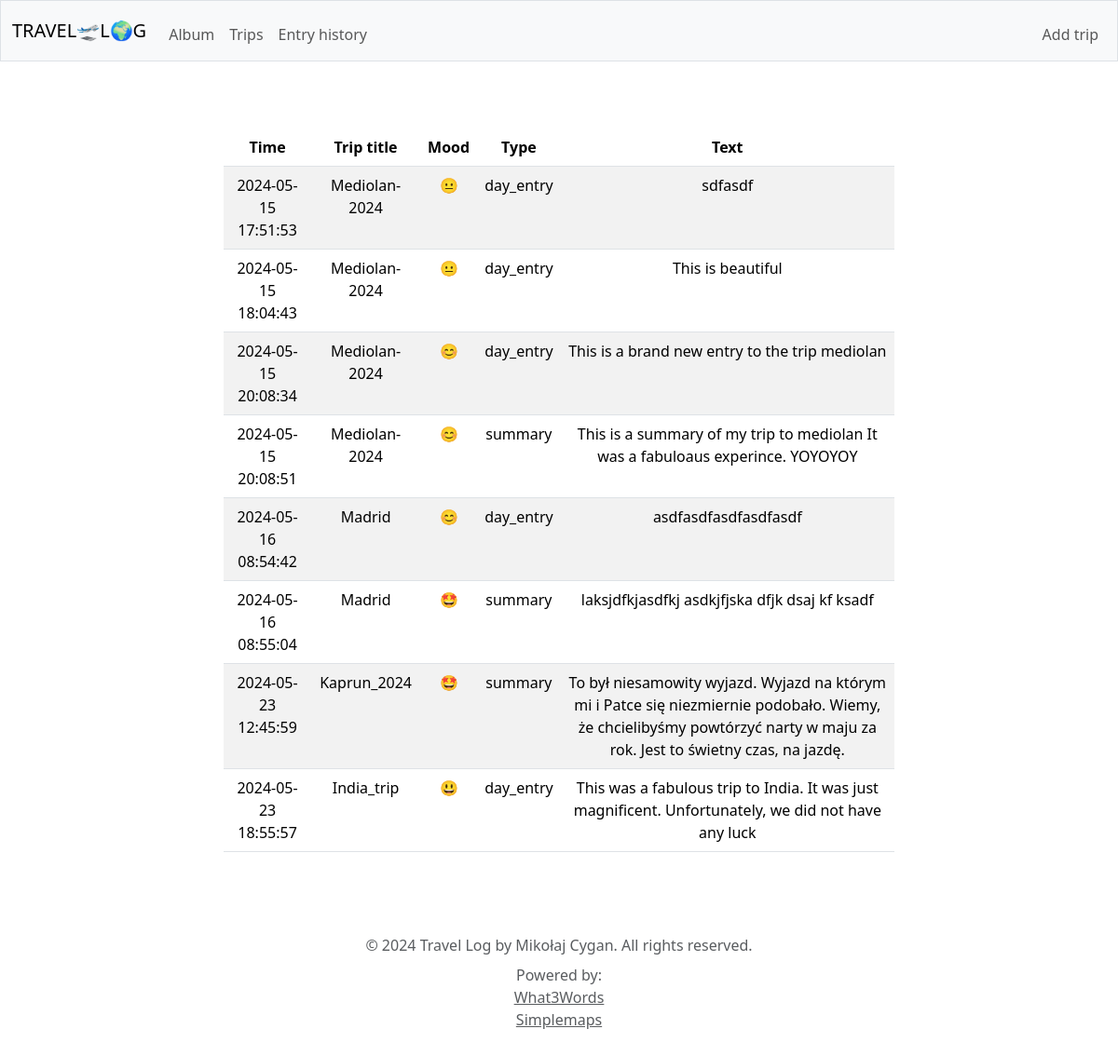
The app's page /history with its own data.
### tables this page shows
CREATE TABLE entries (id INTEGER PRIMARY KEY, trip_id INTEGER, datetime DATETIME, type TEXT, mood INTEGER, text TEXT, last_edit DATETIME);

CREATE TABLE "trips" (
id INTEGER PRIMARY KEY,
start_date DATE,
end_date DATE,
country TEXT,
city TEXT,
transportation_mode TEXT,
transportation_cost INTEGER,
accomodation_type TEXT,
accomodation_cost INTEGER,
title TEXT
);

### app.py (the view)
@app.route("/history")
def history():
    entries = db.execute("SELECT * FROM entries LEFT JOIN trips ON entries.trip_id = trips.id")
    return render_template("history.html", entries=entries, emojis=emojis)

### templates/history.html (shortened to what this page needs)
{% extends "layout.html" %}
{% block main %}
<div class="container my-4">
    <div class="row justify-content-center">
        <div class="col-md-8">
            <table class="table table-striped">
                <thead class="thead-dark">
                    <tr>
                        <th>Time</th>
                        <th>Trip title</th>
                        <th>Mood</th>
                        <th>Type</th>
                        <th>Text</th>
                    </tr>
                </thead>
                <tbody>
                    {% for entry in entries %}
                        <tr>
                            <td>{{ entry['datetime'] }}</td>
                            <td>{{ entry['title'] }}</td>
                            <td>{{ emojis[entry['mood']] }}</td>
                            <td>{{ entry['type'] }}</td>
                            <td>{{ entry['text'] }}</td>
                        </tr>
                    {% endfor %}
                </tbody>
            </table>
        </div>
    </div>
</div>
{% endblock %}

### templates/layout.html (shortened to what this page needs)
<!DOCTYPE html>
<html lang="en">
    <head>
        <link href="https://cdn.jsdelivr.net/npm/bootstrap@5.3.3/dist/css/bootstrap.min.css" rel="stylesheet">
        <link href="/static/styles.css" rel="stylesheet">
        <link rel="stylesheet" href="https://unpkg.com/leaflet/dist/leaflet.css" />
    </head>
    <body>
        <nav class="bg-light border navbar navbar-expand-md navbar-light">
            <div class="container-fluid">
                <a class="navbar-brand" href="/">
                    <span>TRAVEL🛫L🌍G</span>
                </a>
                <div class="collapse navbar-collapse" id="navbar">
                        <ul class="navbar-nav me-auto mt-2">
                            <li class="nav-item"><a class="nav-link" href="/">Album</a></li>
                            <li class="nav-item"><a class="nav-link" href="/trips">Trips</a></li>
                            <li class="nav-item"><a class="nav-link" href="/history">Entry history</a></li>
                        </ul>
                        <ul class="navbar-nav ms-auto mt-2">
                            <li class="nav-item"><a class="nav-link" href="/add-trip">Add trip</a></li>
                        </ul>
                </div>
            </div>
        </nav>
        <main class="container py-5 text-center">
            {% block main %}{% endblock %}
        </main>
        <footer class="mb-5 text-center">
            <div class="container">
                <span class="text-muted">© 2024 Travel Log by Mikołaj Cygan. All rights reserved.</span>
                <div class="mt-2">
                    <span class="text-muted">Powered by:</span>
                    <div>
                        <a href="https://what3words.com/" class="text-muted">What3Words</a>
                    </div>
                    <div>
                        <a href="https://simplemaps.com/data/world-cities" class="text-muted">Simplemaps</a>
                    </div>
                </div>
            </div>
        </footer>
    </body>
</html>

### records on screen
entries: datetime "2024-05-15 17:51:53", title "Mediolan-2024", mood "😐", type "day_entry", text "sdfasdf"
entries: datetime "2024-05-15 18:04:43", title "Mediolan-2024", mood "😐", type "day_entry", text "This is beautiful"
entries: datetime "2024-05-15 20:08:34", title "Mediolan-2024", mood "😊", type "day_entry", text "This is a brand new entry to the trip mediolan"
entries: datetime "2024-05-15 20:08:51", title "Mediolan-2024", mood "😊", type "summary", text "This is a summary of my trip to mediolan It was a fabuloaus experince. YOYOYOY"
entries: datetime "2024-05-16 08:54:42", title "Madrid", mood "😊", type "day_entry", text "asdfasdfasdfasdfasdf"
entries: datetime "2024-05-16 08:55:04", title "Madrid", mood "🤩", type "summary", text "laksjdfkjasdfkj asdkjfjska dfjk dsaj kf ksadf"
entries: datetime "2024-05-23 12:45:59", title "Kaprun_2024", mood "🤩", type "summary", text "To był niesamowity wyjazd. Wyjazd na którym mi i Patce się niezmiernie podobało. Wiemy, że chcielibyśmy powtórzyć narty w maju za rok. Jest to świetny czas, na jazdę."
entries: datetime "2024-05-23 18:55:57", title "India_trip", mood "😃", type "day_entry", text "This was a fabulous trip to India. It was just magnificent. Unfortunately, we did not have any luck"
